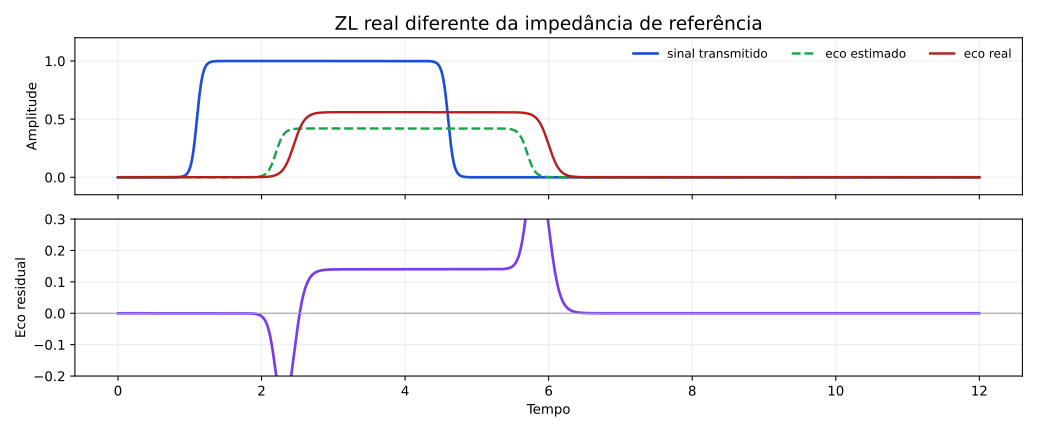

Recreate this plot in Python.
import numpy as np
import matplotlib.pyplot as plt


def raised_step(t: np.ndarray, start: float, stop: float, rise: float) -> np.ndarray:
    up = 0.5 * (1 + np.tanh((t - start) / rise))
    down = 0.5 * (1 + np.tanh((t - stop) / rise))
    return up - down


def main() -> None:
    t = np.linspace(0.0, 12.0, 1600)

    tx = raised_step(t, 1.1, 4.6, 0.08)
    ideal_echo = 0.42 * raised_step(t, 2.2, 5.7, 0.11)
    real_echo = 0.56 * raised_step(t, 2.45, 6.0, 0.15)
    residual = real_echo - ideal_echo

    fig, axes = plt.subplots(2, 1, figsize=(10.8, 4.5), sharex=True)

    axes[0].plot(t, tx, color="#1d4ed8", linewidth=2.0, label="sinal transmitido")
    axes[0].plot(t, ideal_echo, color="#16a34a", linewidth=1.8, linestyle="--", label="eco estimado")
    axes[0].plot(t, real_echo, color="#b91c1c", linewidth=1.8, label="eco real")
    axes[0].set_ylabel("Amplitude")
    axes[0].set_ylim(-0.15, 1.2)
    axes[0].grid(True, alpha=0.22)
    axes[0].legend(loc="upper right", ncol=3, fontsize=9, frameon=False)
    axes[0].set_title("ZL real diferente da impedância de referência", fontsize=14)

    axes[1].plot(t, residual, color="#7c3aed", linewidth=2.0)
    axes[1].axhline(0, color="#9ca3af", linewidth=0.8)
    axes[1].set_ylabel("Eco residual")
    axes[1].set_xlabel("Tempo")
    axes[1].set_ylim(-0.2, 0.3)
    axes[1].grid(True, alpha=0.22)

    fig.tight_layout()
    fig.savefig("hybrid_echo_demo.svg")
    fig.savefig("hybrid_echo_demo.png", dpi=180)


if __name__ == "__main__":
    main()
